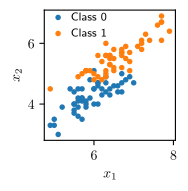

Reproduce this figure in Python.

import numpy as np
import matplotlib.pyplot as plt
plt.rcParams['text.usetex'] = True

import argparse
parser = argparse.ArgumentParser()
parser.add_argument('filename', type=str)
args = parser.parse_args()


from sklearn import datasets
iris = datasets.load_iris()
X = iris['data'][50:, [0, 2]]
Y = iris['target'][50:]-1

X0 = X[Y==0, :]
X1 = X[Y==1, :]

fig, ax = plt.subplots(figsize=(1.7, 1.7))
ax.set_xlabel("$x_1$")
ax.set_ylabel("$x_2$")
ax.scatter(X0[:, 0], X0[:, 1], c='tab:blue', marker='.', label="Class 0")
ax.scatter(X1[:, 0], X1[:, 1], c='tab:orange', marker='.', label="Class 1")
ax.legend(frameon=False, handletextpad=0.1, fontsize='small', borderpad=0.1, borderaxespad=0.1)

fig.savefig(args.filename, bbox_inches='tight')
